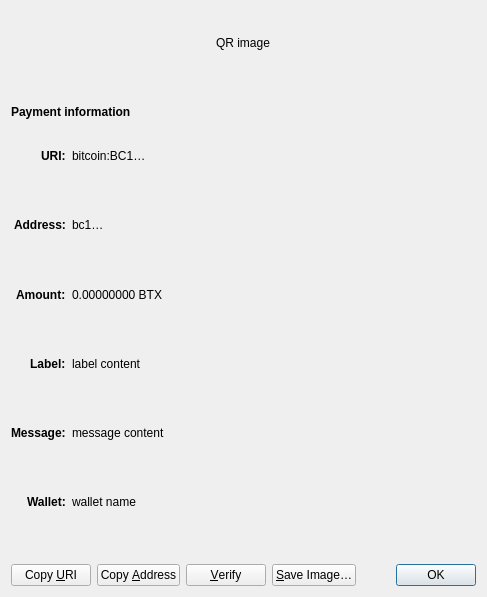
<?xml version="1.0" encoding="UTF-8"?>
<ui version="4.0">
 <class>ReceiveRequestDialog</class>
 <widget class="QDialog" name="ReceiveRequestDialog">
  <property name="geometry">
   <rect>
    <x>0</x>
    <y>0</y>
    <width>487</width>
    <height>597</height>
   </rect>
  </property>
  <property name="windowTitle">
   <string>Request payment to …</string>
  </property>
  <layout class="QGridLayout" name="gridLayout" columnstretch="0,1">
   <item row="0" column="0" colspan="2" alignment="Qt::AlignHCenter">
    <widget class="QRImageWidget" name="qr_code">
     <property name="text">
      <string notr="true">QR image</string>
     </property>
     <property name="textInteractionFlags">
      <set>Qt::NoTextInteraction</set>
     </property>
    </widget>
   </item>
   <item row="1" column="0" colspan="2">
    <widget class="QLabel" name="payment_header">
     <property name="font">
      <font>
       <weight>75</weight>
       <bold>true</bold>
      </font>
     </property>
     <property name="text">
      <string>Payment information</string>
     </property>
     <property name="textInteractionFlags">
      <set>Qt::NoTextInteraction</set>
     </property>
    </widget>
   </item>
   <item row="2" column="0" alignment="Qt::AlignRight|Qt::AlignTop">
    <widget class="QLabel" name="uri_tag">
     <property name="font">
      <font>
       <weight>75</weight>
       <bold>true</bold>
      </font>
     </property>
     <property name="text">
      <string notr="true">URI:</string>
     </property>
     <property name="textFormat">
      <enum>Qt::PlainText</enum>
     </property>
     <property name="textInteractionFlags">
      <set>Qt::NoTextInteraction</set>
     </property>
    </widget>
   </item>
   <item row="2" column="1" alignment="Qt::AlignTop">
    <widget class="QLabel" name="uri_content">
     <property name="text">
      <string notr="true">bitcoin:BC1…</string>
     </property>
     <property name="textFormat">
      <enum>Qt::RichText</enum>
     </property>
     <property name="wordWrap">
      <bool>true</bool>
     </property>
     <property name="textInteractionFlags">
      <set>Qt::TextSelectableByMouse</set>
     </property>
    </widget>
   </item>
   <item row="3" column="0" alignment="Qt::AlignRight|Qt::AlignTop">
    <widget class="QLabel" name="address_tag">
     <property name="font">
      <font>
       <weight>75</weight>
       <bold>true</bold>
      </font>
     </property>
     <property name="text">
      <string>Address:</string>
     </property>
     <property name="textInteractionFlags">
      <set>Qt::NoTextInteraction</set>
     </property>
    </widget>
   </item>
   <item row="3" column="1" alignment="Qt::AlignTop">
    <widget class="QLabel" name="address_content">
     <property name="text">
      <string notr="true">bc1…</string>
     </property>
     <property name="textFormat">
      <enum>Qt::PlainText</enum>
     </property>
     <property name="textInteractionFlags">
      <set>Qt::TextSelectableByMouse</set>
     </property>
    </widget>
   </item>
   <item row="4" column="0" alignment="Qt::AlignRight|Qt::AlignTop">
    <widget class="QLabel" name="amount_tag">
     <property name="font">
      <font>
       <weight>75</weight>
       <bold>true</bold>
      </font>
     </property>
     <property name="text">
      <string>Amount:</string>
     </property>
     <property name="textInteractionFlags">
      <set>Qt::NoTextInteraction</set>
     </property>
    </widget>
   </item>
   <item row="4" column="1" alignment="Qt::AlignTop">
    <widget class="QLabel" name="amount_content">
     <property name="text">
      <string notr="true">0.00000000 BTX</string>
     </property>
     <property name="textFormat">
      <enum>Qt::PlainText</enum>
     </property>
     <property name="textInteractionFlags">
      <set>Qt::TextSelectableByMouse</set>
     </property>
    </widget>
   </item>
   <item row="5" column="0" alignment="Qt::AlignRight|Qt::AlignTop">
    <widget class="QLabel" name="label_tag">
     <property name="font">
      <font>
       <weight>75</weight>
       <bold>true</bold>
      </font>
     </property>
     <property name="text">
      <string>Label:</string>
     </property>
     <property name="textInteractionFlags">
      <set>Qt::NoTextInteraction</set>
     </property>
    </widget>
   </item>
   <item row="5" column="1" alignment="Qt::AlignTop">
    <widget class="QLabel" name="label_content">
     <property name="text">
      <string notr="true">label content</string>
     </property>
     <property name="textFormat">
      <enum>Qt::PlainText</enum>
     </property>
     <property name="wordWrap">
      <bool>true</bool>
     </property>
     <property name="textInteractionFlags">
      <set>Qt::TextSelectableByMouse</set>
     </property>
    </widget>
   </item>
   <item row="6" column="0" alignment="Qt::AlignRight|Qt::AlignTop">
    <widget class="QLabel" name="message_tag">
     <property name="font">
      <font>
       <weight>75</weight>
       <bold>true</bold>
      </font>
     </property>
     <property name="text">
      <string>Message:</string>
     </property>
     <property name="textInteractionFlags">
      <set>Qt::NoTextInteraction</set>
     </property>
    </widget>
   </item>
   <item row="6" column="1" alignment="Qt::AlignTop">
    <widget class="QLabel" name="message_content">
     <property name="text">
      <string notr="true">message content</string>
     </property>
     <property name="textFormat">
      <enum>Qt::PlainText</enum>
     </property>
     <property name="wordWrap">
      <bool>true</bool>
     </property>
     <property name="textInteractionFlags">
      <set>Qt::TextSelectableByMouse</set>
     </property>
    </widget>
   </item>
   <item row="7" column="0" alignment="Qt::AlignRight|Qt::AlignTop">
    <widget class="QLabel" name="wallet_tag">
     <property name="font">
      <font>
       <weight>75</weight>
       <bold>true</bold>
      </font>
     </property>
     <property name="text">
      <string>Wallet:</string>
     </property>
     <property name="textInteractionFlags">
      <set>Qt::NoTextInteraction</set>
     </property>
    </widget>
   </item>
   <item row="7" column="1" alignment="Qt::AlignTop">
    <widget class="QLabel" name="wallet_content">
     <property name="text">
      <string notr="true">wallet name</string>
     </property>
     <property name="textFormat">
      <enum>Qt::PlainText</enum>
     </property>
     <property name="wordWrap">
      <bool>true</bool>
     </property>
     <property name="textInteractionFlags">
      <set>Qt::TextSelectableByMouse</set>
     </property>
    </widget>
   </item>
   <item row="8" column="0" colspan="2">
    <layout class="QHBoxLayout" name="horizontalLayout">
     <item>
      <widget class="QPushButton" name="btnCopyURI">
       <property name="text">
        <string>Copy &amp;URI</string>
       </property>
       <property name="autoDefault">
        <bool>false</bool>
       </property>
      </widget>
     </item>
     <item>
      <widget class="QPushButton" name="btnCopyAddress">
       <property name="text">
        <string>Copy &amp;Address</string>
       </property>
       <property name="autoDefault">
        <bool>false</bool>
       </property>
      </widget>
     </item>
     <item>
      <widget class="QPushButton" name="btnVerify">
       <property name="text">
        <string>&amp;Verify</string>
       </property>
       <property name="toolTip">
        <string>Verify this address on e.g. a hardware wallet screen</string>
       </property>
       <property name="autoDefault">
        <bool>false</bool>
       </property>
      </widget>
     </item>
     <item>
      <widget class="QPushButton" name="btnSaveAs">
       <property name="text">
        <string>&amp;Save Image…</string>
       </property>
       <property name="autoDefault">
        <bool>false</bool>
       </property>
      </widget>
     </item>
     <item>
      <spacer name="horizontalSpacer_2">
       <property name="orientation">
        <enum>Qt::Horizontal</enum>
       </property>
       <property name="sizeHint" stdset="0">
        <size>
         <width>40</width>
         <height>20</height>
        </size>
       </property>
      </spacer>
     </item>
     <item>
      <widget class="QDialogButtonBox" name="buttonBox">
       <property name="focusPolicy">
        <enum>Qt::StrongFocus</enum>
       </property>
       <property name="standardButtons">
        <set>QDialogButtonBox::Ok</set>
       </property>
      </widget>
     </item>
    </layout>
   </item>
  </layout>
 </widget>
 <customwidgets>
  <customwidget>
   <class>QRImageWidget</class>
   <extends>QLabel</extends>
   <header>qt/qrimagewidget.h</header>
  </customwidget>
 </customwidgets>
 <tabstops>
  <tabstop>buttonBox</tabstop>
  <tabstop>btnCopyURI</tabstop>
  <tabstop>btnCopyAddress</tabstop>
  <tabstop>btnSaveAs</tabstop>
 </tabstops>
 <resources/>
 <connections>
  <connection>
   <sender>buttonBox</sender>
   <signal>accepted()</signal>
   <receiver>ReceiveRequestDialog</receiver>
   <slot>accept()</slot>
   <hints>
    <hint type="sourcelabel">
     <x>135</x>
     <y>230</y>
    </hint>
    <hint type="destinationlabel">
     <x>135</x>
     <y>126</y>
    </hint>
   </hints>
  </connection>
 </connections>
</ui>
